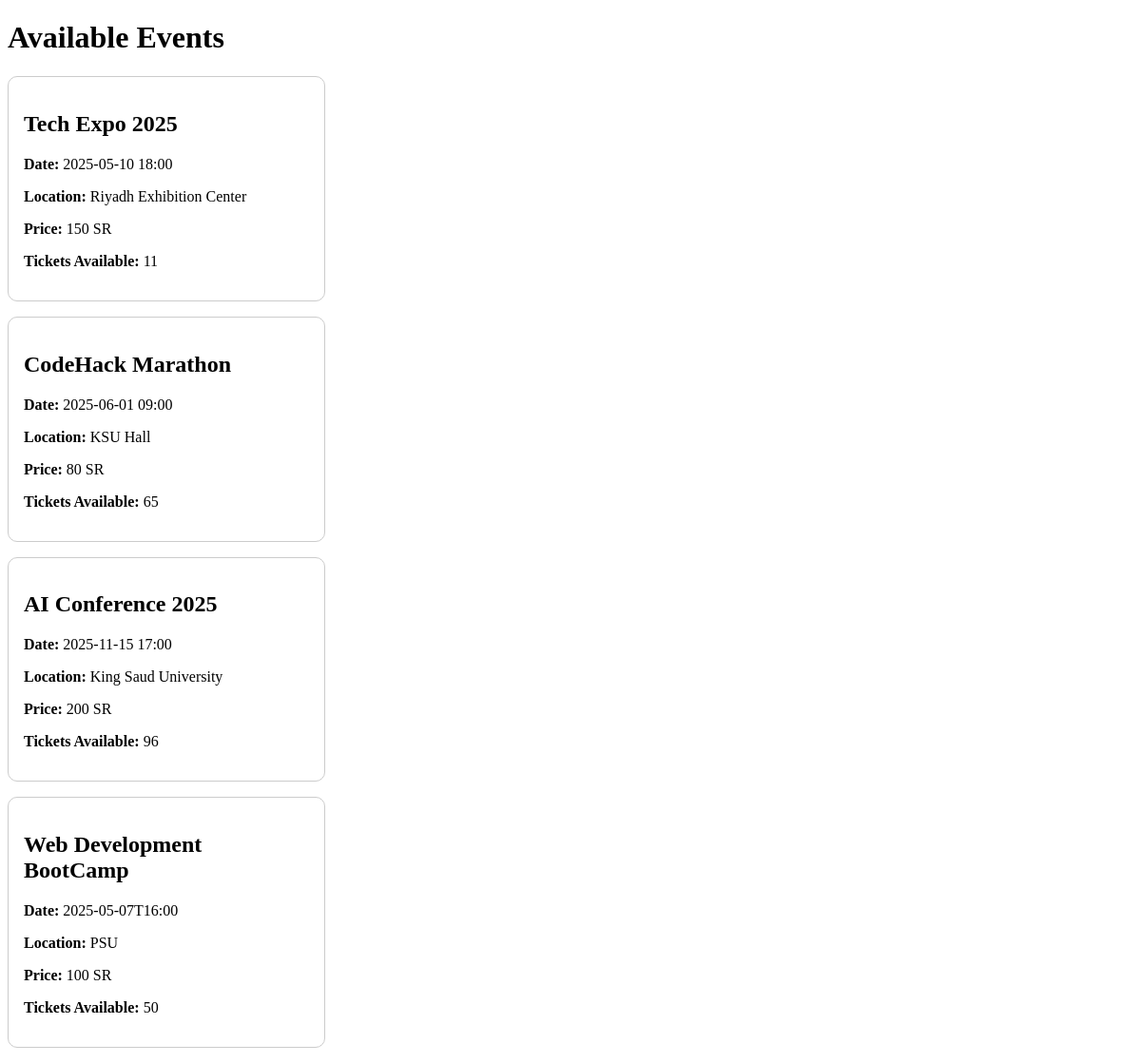
The app's page /Customer/testdb.php, older data.
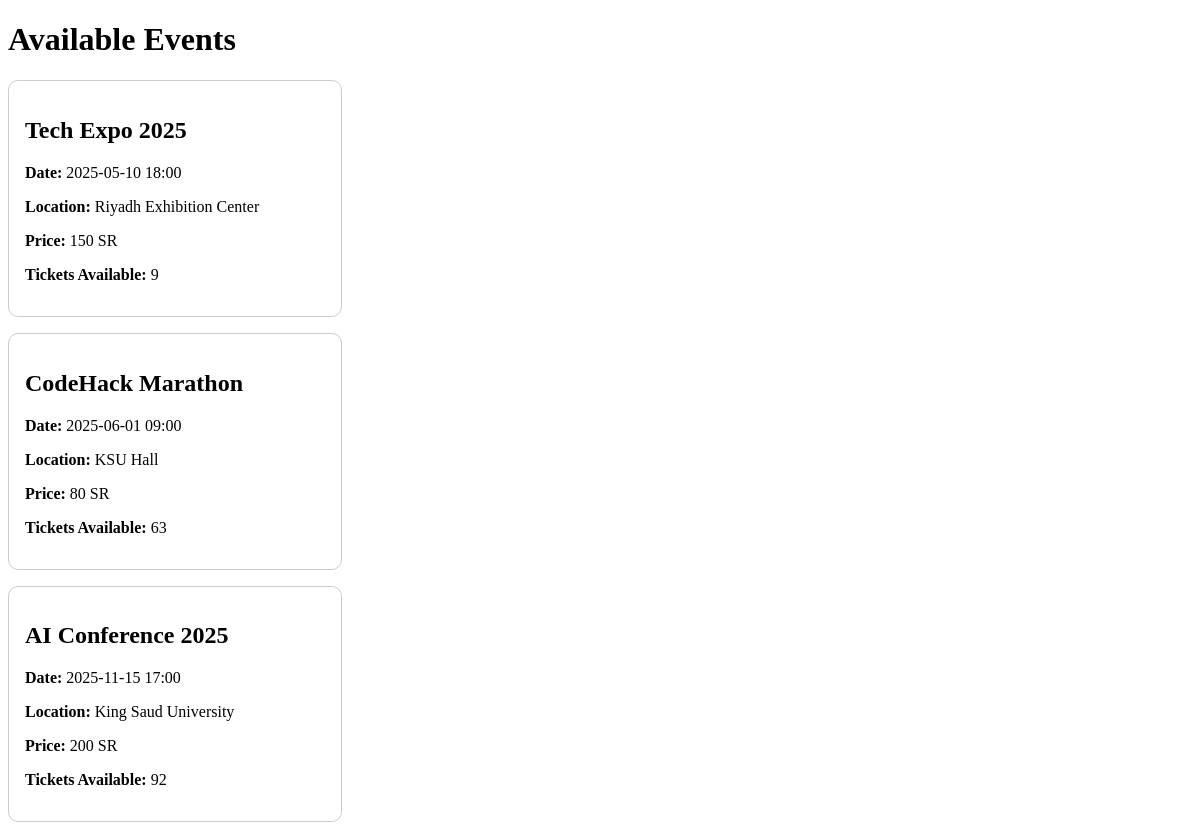
The same page, newer data.
### tables this page shows
CREATE TABLE events (
    id INTEGER PRIMARY KEY AUTOINCREMENT,
    name TEXT NOT NULL,
    date TEXT NOT NULL,
    location TEXT NOT NULL,
    price REAL NOT NULL,
    image TEXT,
    max_tickets INTEGER NOT NULL
, description TEXT);

### Customer/testdb.php (the view, shortened to what this page needs)
<?php
require_once '../includes/config.php';
try {
    $stmt = $conn->query("SELECT * FROM events");
    $events = $stmt->fetchAll(PDO::FETCH_ASSOC);
} catch (PDOException $e) {
    die("Database error: " . $e->getMessage());
}
?>
<!DOCTYPE html>
<html lang="en">
<head>
</head>
<body>
    <h1>Available Events</h1>
    <?php if (count($events) > 0): ?>
        <?php foreach ($events as $event): ?>
            <div class="event">
                <h2><?= htmlspecialchars($event['name']) ?></h2>
                <p><strong>Date:</strong> <?= $event['date'] ?></p>
                <p><strong>Location:</strong> <?= $event['location'] ?></p>
                <p><strong>Price:</strong> <?= $event['price'] ?> SR</p>
                <p><strong>Tickets Available:</strong> <?= $event['max_tickets'] ?></p>
            </div>
        <?php endforeach; ?>
    <?php else: ?>
        <p>No events found.</p>
    <?php endif; ?>
</body>
</html>

Row changes from the older to the newer data that the page shows:
removed events: name "Web Development BootCamp", date "2025-05-07T16:00", location "PSU", price "100", max_tickets "50"
changed events "Tech Expo 2025": max_tickets "11" → "9"
changed events "CodeHack Marathon": max_tickets "65" → "63"
changed events "AI Conference 2025": max_tickets "96" → "92"
